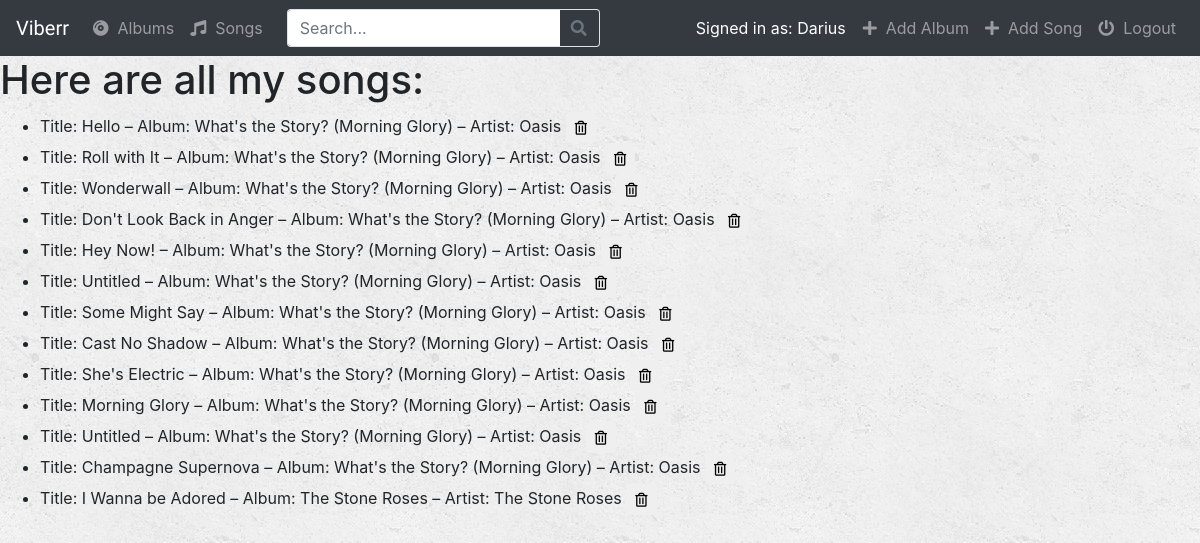
Page /music/songs/ (signed in) on the committed database.
### music/models.py (models this page shows, shortened)
class Song(models.Model):
    album = models.ForeignKey(Album, on_delete=models.CASCADE)
    song_title = models.CharField(max_length=250)
    track_number = models.IntegerField()

class Album(models.Model):
    user = models.ForeignKey(User, on_delete=models.CASCADE, default=1)
    artist = models.CharField(max_length=250)
    album_name = models.CharField(max_length=500)
    genre = models.CharField(max_length=100)
    album_logo = models.FileField()
    def __str__(self):
        return self.album_name

### music/views.py (the view)
# urls.py: path('songs/', views.songs, name='songs'),
def songs(request, filter_by='track_number'):
    if not request.user.is_authenticated:
        return render(request, 'music/login.html')
    else:
        try:
            song_ids = []
            for album in Album.objects.filter(user=request.user):
                for song in album.song_set.all():
                    song_ids.append(song.pk)
            users_songs = Song.objects.filter(pk__in=song_ids)
        except Album.DoesNotExist:
            users_songs = []
        return render(request, 'music/songs.html', {
            'song_list': users_songs,
            'filter_by': filter_by,
        })

### music/templates/music/songs.html (shortened to what this page needs)
{% extends 'music/base.html' %}
{% block body %}
    <h1>Here are all my songs:</h1>
        <ul>
            {% for song in song_list %}
                <li>
                    Title: {{song.song_title}} – Album: {{song.album}} – Artist: {{song.album.artist}}
                    <form action="{% url 'music:delete-song' song.id %}", method="post", style="display: inline;">
                        <button type="submit" class="btn btn-default btn-sm">
                            <i class="far fa-trash-alt"></i>
                        </button>
                    </form>
                </li>
            {% endfor %}
        </ul>
{% endblock %}

### music/templates/music/base.html (shortened to what this page needs)
<!DOCTYPE html>
<html lang="en">
<head>
  {% load staticfiles %}
  <link rel="stylesheet" href="https://stackpath.bootstrapcdn.com/bootstrap/4.1.0/css/bootstrap.min.css">
  <link rel="stylesheet" href="https://use.fontawesome.com/releases/v5.0.13/css/all.css">
  <link rel="stylesheet" type="text/css" href="{% static 'music/style.css' %}" />
</head>
<body>
<nav class="navbar navbar-expand-md navbar-dark bg-dark">
  <a class="navbar-brand" href="{% url 'music:index' %}">Viberr</a>
  <div class="navbar-collapse collapse" id="navbar5">
    <ul class="navbar-nav">
      <li class="nav-item">
        <a class="nav-link" href="{% url 'music:index' %}">
          <i class="fas fa-compact-disc"></i>&nbsp;
          Albums
        </a>
      </li>
      <li class="nav-item">
        <a class="nav-link" href="{% url 'music:songs' %}">
          <i class="fas fa-music"></i>&nbsp;
          Songs
        </a>
      </li>
    </ul>
    <form class="mx-3 my-auto d-inline w-10" role="search" method="get" action="{% url 'music:index' %}">
      <div class="input-group">
        <input type="text" class="form-control border border-right-0" name="q" value="{{ request.GET.q }}" placeholder="Search...">
        <span class="input-group-append">
        <button class="btn btn-outline-secondary border border-left-0" type="submit">
          <i class="fa fa-search"></i>
        </button>
        </span>
      </div>
    </form>
    <ul class="navbar-nav ml-auto">
      <li class="nav-item">
        <a class="navbar-text" style="color:white">Signed in as: {{user.username}}</a> &nbsp;
      </li>
      <li class="nav-item">
        <a class="nav-link" href="{% url 'music:add-album' %}">
          <i class="fas fa-plus"></i>&nbsp;
          Add Album
        </a>
      </li>
      <li class="nav-item">
        <a class="nav-link" href="{% url 'music:add-song' %}">
          <i class="fas fa-plus"></i>&nbsp;
          Add Song
        </a>
      </li>
      <li class="nav-item">
        <a class="nav-link" href="{% url 'music:logout_user' %}">
          <i class="fas fa-power-off"></i>&nbsp;
          Logout
        </a>
      </li>
    </ul>
  </div>
</nav>
{% block body %}
{% endblock %}
</body>
</html>

### music/static/music/style.css (style rules this page uses)
body { background: white url("images/background.png"); }
.navbar-brand { font-family: 'Satisfy', cursive; }

### rows in the picture
Song: song_title "Hello", album "What's the Story? (Morning Glory)", album.artist "Oasis"
Song: song_title "Roll with It", album "What's the Story? (Morning Glory)", album.artist "Oasis"
Song: song_title "Wonderwall", album "What's the Story? (Morning Glory)", album.artist "Oasis"
Song: song_title "Don't Look Back in Anger", album "What's the Story? (Morning Glory)", album.artist "Oasis"
Song: song_title "Hey Now!", album "What's the Story? (Morning Glory)", album.artist "Oasis"
Song: song_title "Untitled", album "What's the Story? (Morning Glory)", album.artist "Oasis"
Song: song_title "Some Might Say", album "What's the Story? (Morning Glory)", album.artist "Oasis"
Song: song_title "Cast No Shadow", album "What's the Story? (Morning Glory)", album.artist "Oasis"
Song: song_title "She's Electric", album "What's the Story? (Morning Glory)", album.artist "Oasis"
Song: song_title "Morning Glory", album "What's the Story? (Morning Glory)", album.artist "Oasis"
Song: song_title "Untitled", album "What's the Story? (Morning Glory)", album.artist "Oasis"
Song: song_title "Champagne Supernova", album "What's the Story? (Morning Glory)", album.artist "Oasis"
Song: song_title "I Wanna be Adored", album "The Stone Roses", album.artist "The Stone Roses"

### other values in the picture
{{ user.username }} "Darius"
